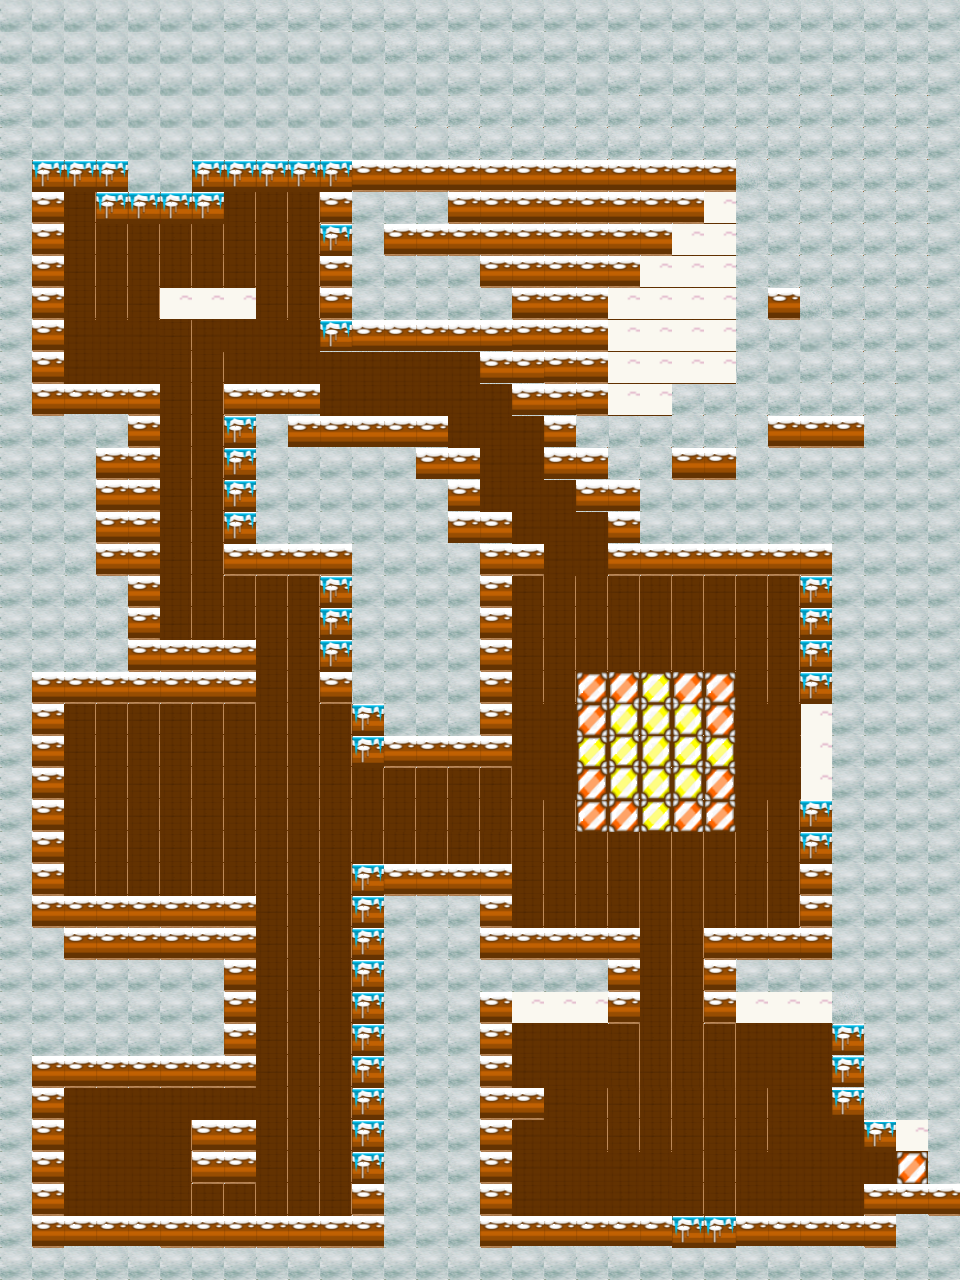

A level layout from a 2D game, rendered from its tile map. Below: a short description, then the map file with its tile-grid data intact:
An orthogonal 30x40 tile map with 32x32 px tiles, 1 tile layer (background) and 11 objects (4x Enemy, 2x PlayerTrigger, Player, lollipop31, lollipop32, ...).

<map version="1.0" orientation="orthogonal" renderorder="left-up" width="30" height="40" tilewidth="32" tileheight="32" nextobjectid="34">
 <tileset firstgid="1" name="tileset" tilewidth="32" tileheight="32" tilecount="64">
  <image source="tileset.png" width="256" height="256" />
 </tileset>
 <layer name="background" width="30" height="40">
  <data encoding="csv">
26,26,26,26,26,26,26,1,1,1,1,1,1,1,1,1,1,1,1,1,1,1,1,1,2,3,3,4,1,1,
26,26,26,26,26,26,26,26,26,26,26,26,2,3,3,3,3,1,2,3,3,3,4,2,26,1,3,3,3,1,
1,26,26,26,26,26,26,26,26,26,26,26,26,26,1,1,3,3,26,6,1,3,3,3,6,6,1,6,6,1,
1,26,26,26,26,26,26,26,26,26,26,26,6,6,6,6,6,6,6,6,6,6,6,6,6,6,6,6,6,1,
1,26,26,26,26,26,26,26,26,26,26,26,26,26,6,6,6,6,6,6,6,6,6,6,6,6,6,6,6,1,
26,12,12,12,26,26,12,12,12,12,12,19,19,19,19,19,19,19,19,19,19,19,19,28,6,6,6,6,6,1,
1,19,11,12,12,12,12,11,11,11,19,1,1,1,19,19,19,19,19,19,19,19,39,10,6,6,6,6,6,1,
1,19,11,11,11,11,11,11,11,11,12,1,19,19,19,19,19,19,19,19,19,39,39,10,6,6,6,6,6,1,
1,19,11,11,11,11,11,11,11,11,19,1,1,1,1,19,19,19,19,19,39,39,39,10,6,6,6,6,6,1,
1,19,11,11,11,39,39,39,11,11,19,1,1,1,1,1,19,19,19,39,39,39,39,18,19,28,6,27,20,1,
1,19,47,47,47,11,47,47,47,47,48,51,51,51,51,51,19,19,19,39,39,39,39,4,2,26,6,6,1,1,
1,19,47,47,47,11,11,47,47,47,43,43,43,43,43,51,51,19,19,39,39,39,39,3,26,6,6,6,1,1,
1,19,55,55,19,11,11,19,55,55,43,43,43,43,43,43,51,51,19,39,39,6,6,6,6,6,6,6,1,1,
1,1,1,1,19,11,11,12,1,51,51,51,51,51,43,43,43,51,6,27,6,6,6,27,19,19,19,20,1,1,
1,1,1,19,19,11,11,12,1,1,1,1,1,51,51,43,43,51,51,6,18,19,19,20,1,1,1,1,1,1,
1,1,1,19,19,11,11,12,1,1,1,1,1,1,51,43,43,43,51,51,1,1,1,1,1,1,1,1,1,1,
1,1,1,19,19,11,11,12,1,1,1,1,1,1,51,51,43,43,43,51,1,1,1,1,1,1,1,1,1,1,
1,1,2,19,19,11,11,19,19,19,19,1,1,1,1,19,19,43,43,19,19,19,19,19,19,19,1,1,1,1,
1,1,10,10,19,11,11,11,11,11,12,1,1,1,1,19,11,11,11,15,15,15,11,11,11,12,1,1,1,1,
1,1,10,10,19,11,11,11,11,11,12,1,1,1,1,19,11,11,11,15,15,15,11,11,11,12,1,1,1,1,
1,1,10,1,19,19,19,19,11,11,12,1,1,1,1,19,11,11,11,11,11,11,11,11,11,12,1,1,1,1,
1,19,19,19,19,19,19,19,11,11,19,3,1,1,1,19,11,11,21,13,45,13,21,11,11,12,1,1,1,1,
1,19,11,11,11,11,11,11,11,11,11,12,1,1,1,19,43,43,13,49,53,49,13,43,43,44,1,1,1,1,
1,19,11,11,11,11,11,11,11,11,11,12,19,19,19,19,43,43,45,41,49,41,45,43,43,44,1,1,1,1,
1,19,11,11,11,11,11,11,11,11,11,11,11,11,11,11,43,43,13,49,53,49,13,43,43,44,1,1,1,1,
1,19,11,11,11,11,11,11,11,11,11,11,11,11,11,11,11,11,21,13,45,13,21,11,11,12,1,1,1,1,
1,19,11,11,11,11,11,11,11,11,11,15,15,15,15,15,11,11,11,15,15,15,11,11,11,12,1,1,1,1,
1,19,11,11,11,11,11,11,11,11,11,12,19,19,19,19,11,11,11,15,15,15,11,15,11,19,1,1,1,1,
1,19,19,19,19,19,19,19,11,11,11,12,1,1,1,19,11,11,11,15,15,15,11,15,11,19,1,1,1,1,
1,1,19,19,19,19,19,19,11,11,11,12,1,1,1,19,19,19,19,19,15,11,19,19,19,19,1,1,1,1,
1,1,1,1,1,1,1,19,11,11,11,12,1,1,1,1,1,1,1,19,15,11,19,1,1,1,1,1,1,1,
1,1,1,1,1,1,1,19,11,11,11,12,1,1,1,19,39,39,39,19,15,11,19,39,39,39,40,1,1,1,
1,1,1,1,1,1,1,19,11,11,11,12,1,1,1,19,47,47,47,15,15,15,15,47,47,47,48,1,1,1,
1,19,19,19,19,19,19,19,11,11,11,12,1,1,1,19,47,47,47,15,15,15,15,47,47,47,48,1,1,1,
1,19,47,47,47,47,47,47,11,11,11,12,1,1,1,19,19,47,11,11,11,11,11,11,47,47,61,40,1,1,
1,19,47,47,47,11,19,19,11,11,11,12,1,1,1,19,47,47,11,11,11,11,11,11,47,47,47,61,39,1,
1,19,47,47,47,11,19,19,11,11,11,12,1,1,1,19,47,47,47,47,47,11,11,47,47,47,47,47,13,1,
1,19,47,47,47,11,11,11,11,11,11,19,1,1,1,19,47,47,47,47,47,11,11,47,47,47,47,19,55,19,
1,19,55,55,55,19,19,19,19,19,19,19,1,1,1,19,55,55,55,55,55,12,12,55,55,55,55,19,1,1,
1,1,1,1,1,1,1,1,1,1,1,1,1,1,1,1,1,1,1,1,1,1,1,1,1,1,1,1,1,1
</data>
 </layer>
 <objectgroup name="objects">
  <object id="1" name="player" type="Player" gid="9" x="74" y="1208" width="32" height="32">
   <properties>
    <property name="ammo" value="10" />
   </properties>
  </object>
  <object id="5" name="monster31" type="Enemy" gid="17" x="65.3333" y="736" width="32" height="32">
   <properties>
    <property name="difficulty" value="0.20000000000000001" />
   </properties>
  </object>
  <object id="9" name="monster32" type="Enemy" gid="17" x="552" y="572" width="32" height="32">
   <properties>
    <property name="difficulty" value="0.59999999999999998" />
   </properties>
  </object>
  <object id="11" name="monster33" type="Enemy" gid="17" x="640" y="1021.33" width="32" height="32">
   <properties>
    <property name="difficulty" value="0.20000000000000001" />
   </properties>
  </object>
  <object id="23" name="monster34" type="Enemy" gid="17" x="190.667" y="385.333" width="32" height="32">
   <properties>
    <property name="difficulty" value="0.10000000000000001" />
   </properties>
  </object>
  <object id="24" name="trigger_levelend" type="PlayerTrigger" gid="45" x="639" y="766" width="32" height="32" />
  <object id="25" name="lollipop31" gid="25" x="128" y="320" width="32" height="32" />
  <object id="26" name="lollipop32" gid="25" x="404" y="413.333" width="32" height="32" />
  <object id="28" name="lollipop33" gid="25" x="293.333" y="1100" width="32" height="32" />
  <object id="32" name="lollipop34" gid="25" x="545.333" y="838.667" width="32" height="32" />
  <object id="33" name="trigger_levelend" type="PlayerTrigger" gid="45" x="865.333" y="1182.67" width="32" height="32" />
 </objectgroup>
</map>